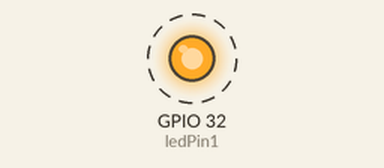
Bench run of a sketch on a simulated ESP32. Shown: output pins drawn as LEDs (lit = HIGH). Dashed ring = blinking. What the sketch prints to the serial monitor is not drawn.

Above: at 0.5 s.
Timing chart, 0 to 4.6 s (numbered marks = the images above):
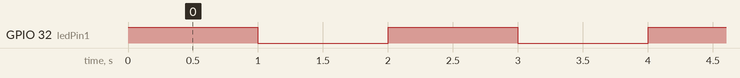

Measured:
- by itself, GPIO 32 (ledPin1): alternates HIGH for 1.0 s and LOW for 1.0 s

The sketch:

Jobsheet1_blinkLED.ino
```cpp
const int ledPin1 = 32; // gunakan pin yang mendukung output

void setup() {
  Serial.begin(115200); // Inisialisasi komunikasi serial
  pinMode(ledPin1, OUTPUT); // konfigurasi ledPin1 sebagai output
}

void loop() {
  // Nyalakan LED pertama, matikan LED kedua
  digitalWrite(ledPin1, HIGH);
  Serial.println("LED ON");
  delay(1000); // Tunggu 1 detik

  digitalWrite(ledPin1, LOW);
  Serial.println("LED OFF");
  delay(1000); // Tunggu 1 detik
}
```
